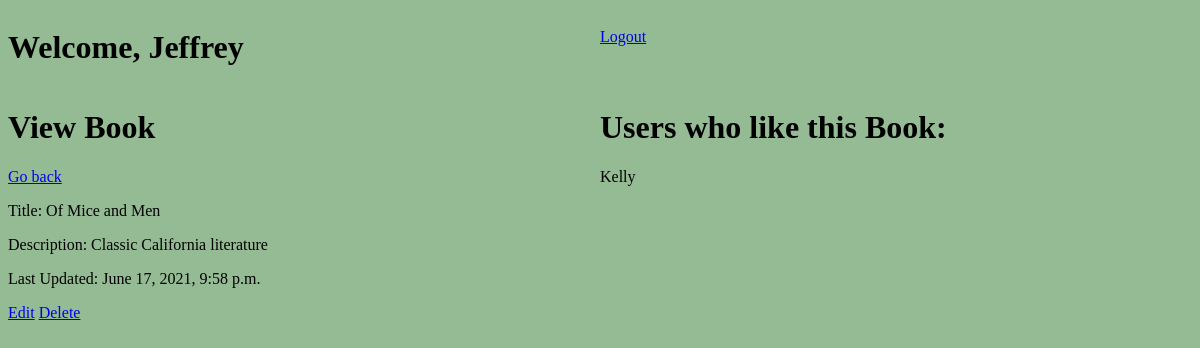
The app's page /books/5 (signed in), older data.
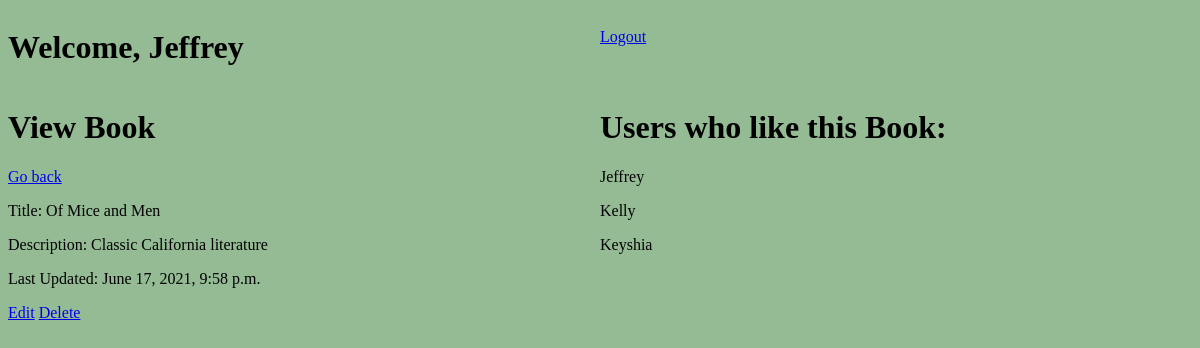
The same page, newer data.
### favorite_books_app/models.py (models this page shows)
class User(models.Model):
    first_name = models.CharField(max_length=255)
    last_name = models.CharField(max_length=255)
    email = models.EmailField(max_length=255)
    password = models.CharField(max_length=255)
    updated_at = models.DateTimeField(auto_now=True)
    created_at = models.DateTimeField(auto_now_add = True)
    objects = UserManager()

### favorite_books_app/views.py (the view)
# urls.py: path('books/<int:id>', views.books_all),
def books_all(request, id):
    if 'user_id' not in request.session:
        return redirect('/')
    this_user = User.objects.filter(id = request.session['user_id'])
    clicked_book = Book.objects.get(id=id)
    book_likers = clicked_book.users.all()
    context = {
        "current_user" : this_user[0],
        "all_books": Book.objects.all(),
        "clicked_book": clicked_book,
        "book_likers": book_likers,
        }
    return render(request, "view_book.html", context)

### favorite_books_app/templates/view_book.html (shortened to what this page needs)
<!DOCTYPE html>
<html lang = "en">
<head>
    {% load static %}
    <link rel="stylesheet" href="{% static 'background-color.css' %}">
</head>
<body>
    <header id="add-header">
        <h1 id="welcome-add">Welcome, {{ current_user.first_name }}</h1>
        <a id = "logout-add" href="http://localhost:8000/logout">Logout</a>
    </header>
    <div id="all-books-container">
        <div id="current-book">
            <h1>View Book</h1> <a href= "http://localhost:8000/books">Go back</a>
            <p>Title: {{ clicked_book.title }}</p>
            <p>Description: {{ clicked_book.description }}</p>
            <p>Last Updated: {{ clicked_book.updated_at }}</p>
            <a href="http://localhost:8000/shows/{{ this_show.id }}/edit">Edit</a>
            <a href="http://localhost:8000/shows/{{ this_show.id }}/destroy">Delete</a>
        </div>
        <div id="users-view">
            <h1>Users who like this Book:</h1>
            {% for user in book_likers %}
                <p> {{ user.first_name }} </p>
            {% endfor %}
        </div>
    </div>
</body>
</html>

Row changes from the older to the newer data that the page shows:
now on one of the page's lists (row unchanged): User: first_name "Jeffrey"
added User: first_name "Keyshia"
